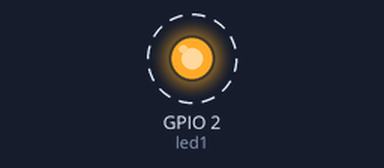
A program run on a simulated Raspberry Pi (BCM pin numbers). Parts: output pins drawn as LEDs (lit = HIGH). Dashed ring = blinking.

Above: at 0.5 s.
Timing chart, 0 to 4.6 s (numbered marks = the images above):
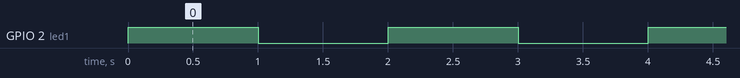

Measured:
- by itself, GPIO 2 (led1): alternates HIGH for 1.0 s and LOW for 1.0 s

The program:

LED_Blink.py
```python
import RPi.GPIO as GPIO
import time
GPIO.setmode(GPIO.BCM)
GPIO.setwarnings(False)
led1=2

GPIO.setup(led1,GPIO.OUT)

while True:
	GPIO.output(led1,1)
	time.sleep(1)
	GPIO.output(led1,0)
	time.sleep(1)
```
